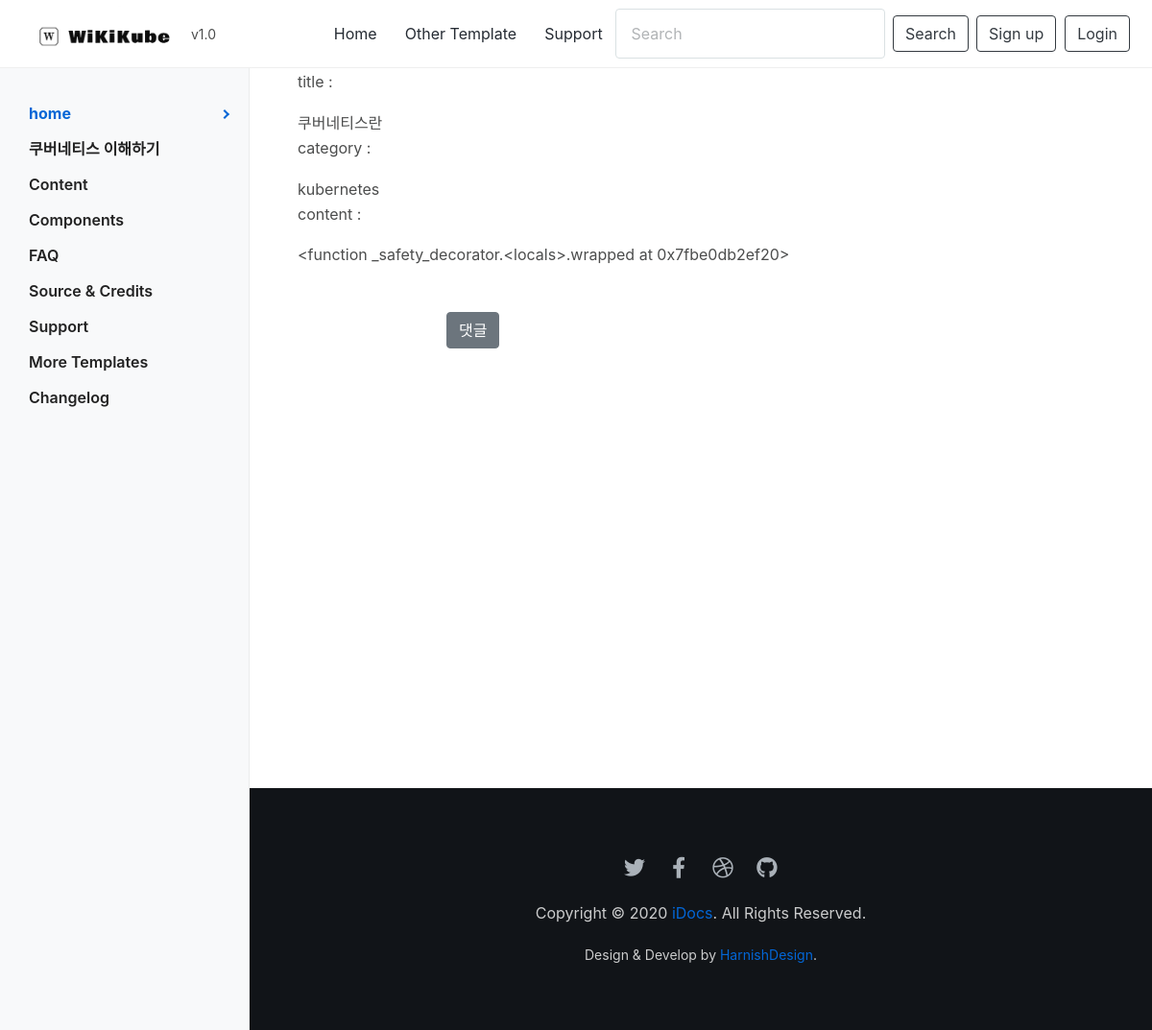
Before: /docs/postView/1 with the older database file.
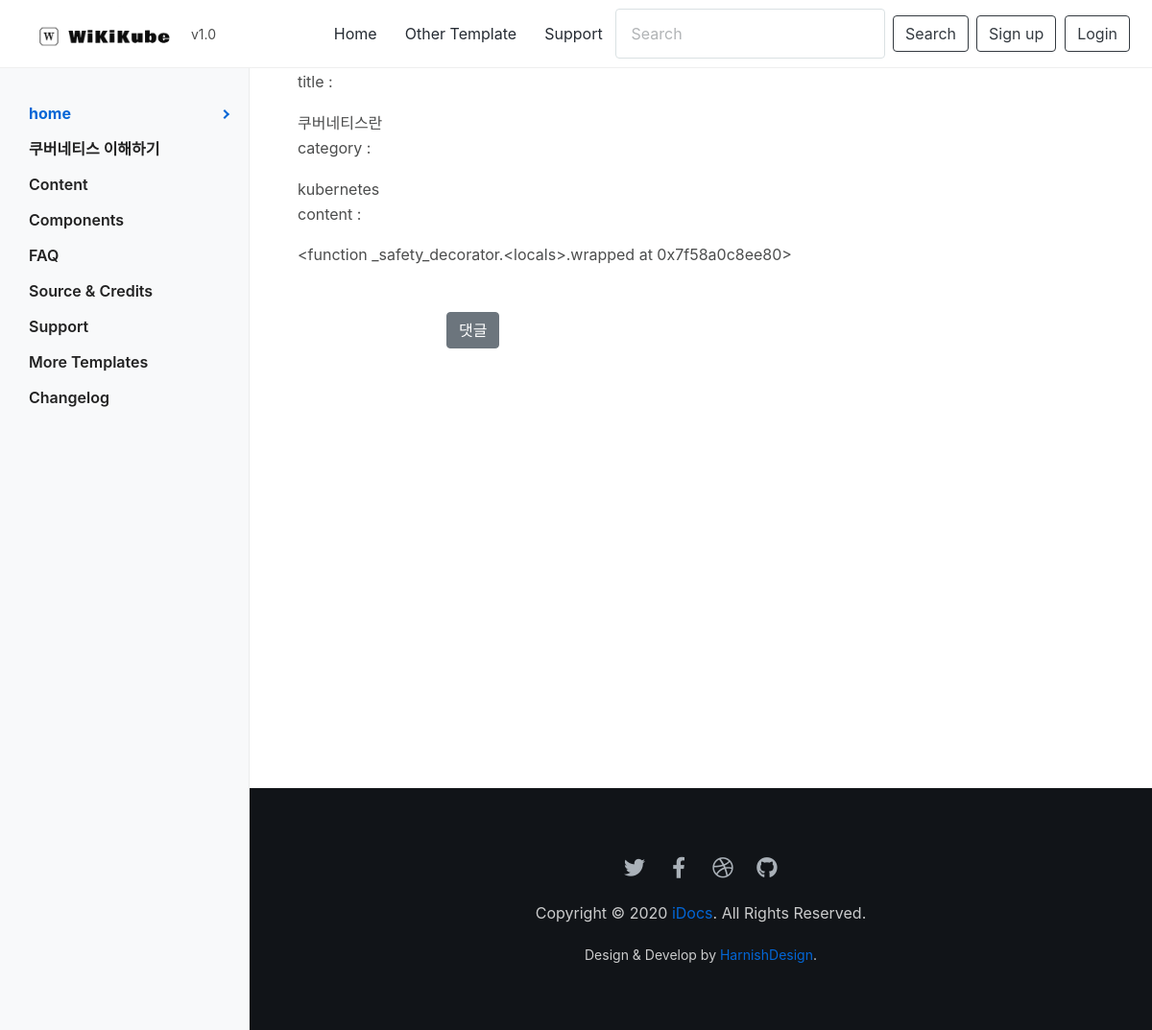
After: the same page with the newer database file.
### k8s_doc/models.py (models this page shows, shortened)
class Post(models.Model):
    title = models.CharField(max_length=100, null=False)
    category = models.CharField(max_length=100, null=False)
    content = models.TextField(max_length=5000, null=False)
    post_time = models.DateTimeField(auto_now_add=True)

### k8s_doc/views.py (the view)
# urls.py: path('postView/<int:post_id>', views.viewPost, name='viewPost'),
def viewPost(request, post_id):
    post = Post.objects.get(pk=post_id)
    comments = Comment.objects.filter(post_id=post_id)
    context = {'post': post, 'comments': comments}
    return render(request, "postDetail.html", context)

### k8s_doc/templatetags/doc_filter.py (called while the page is built)
@register.filter
def formatted_markdown(text):
    return mark_safe(markdownify(text))

### k8s_doc/templates/postDetail.html (shortened to what this page needs)
{% extends 'k8s_doc/base.html' %}
{% block content %}
  <div class="idocs-content">
    {% load doc_filter %}
  <p>title :</p>{{ post.title }}
  <br>
  <p>category :</p>{{ post.category }}
  <br>
  <p>content :</p>{{ post.content|formatted_markdown }}
    <div class="container mt-5" >
        <div class="d-flex justify-content-center row">
            <div class="col-md-8">
                <p>
                    <button class="btn btn-secondary" type="button" data-toggle="collapse" data-target="#collapse" aria-expanded="false" aria-controls="collapse">
                      댓글
                    </button>
                  </p>
        </div>
    </div>
    </div>
</div>
{% endblock %}

### k8s_doc/templates/k8s_doc/base.html (shortened to what this page needs)
<!DOCTYPE html>
<html lang="en">
<head>
{% load static %}
<link rel="stylesheet" type="text/css" href="{% static 'assets/vendor/bootstrap/css/bootstrap.min.css' %}" />
<link rel="stylesheet" type="text/css" href="{% static 'assets/vendor/font-awesome/css/all.min.css' %}" />
<link rel="stylesheet" type="text/css" href="{% static 'assets/vendor/magnific-popup/magnific-popup.min.css' %}" />
<link rel="stylesheet" type="text/css" href="{% static 'assets/vendor/highlight.js/styles/github.css' %}" />
<link rel="stylesheet" type="text/css" href="{% static 'assets/css/stylesheet.css' %}" />
<link rel="stylesheet" href="{% static 'assets/css/feedback.css' %}">
</head>
<body data-spy="scroll" data-target=".idocs-navigation" data-offset="125">
<div id="main-wrapper">
  <header id="header" class="sticky-top">
    <nav class="primary-menu navbar navbar-expand-lg navbar-dropdown-dark">
      <div class="container-fluid">
        <a class="logo ml-md-3 "  href="{% url 'index' %}" title="iDocs Template"> <img src="{% static 'assets/images/logo.png' %}" height="auto" width="160px" alt="iDocs Template"/> </a>
		<span class="text-2 ml-2">v1.0</span>
		<div id="header-nav" class="collapse navbar-collapse justify-content-end">
          <ul class="navbar-nav">
            <li class="dropdown"> <a class="dropdown-toggle" href="#">Home</a>
            </li>
            <li><a target="_blank" href="https://themeforest.net/user/harnishdesign/portfolio?ref=HarnishDesign">Other Template</a></li>
            <li><a target="_blank" href="https://themeforest.net/user/harnishdesign/#contact?ref=HarnishDesign">Support</a></li>
            <form class="form-inline">
              <input class="form-control mr-sm-2" type="search" placeholder="Search" aria-label="Search">
              <button class="btn btn-outline-dark my-2 my-sm-0" type="submit">Search</button>
            </form>
          </ul>
        </div>
          <ul class="social-icons social-icons-sm ml-lg-2 mr-2">
            {% if user.is_active %}
            <a class="nav-link" href="{% url 'change_password' %}">{{user.username}}</a>
            <a class="btn btn-outline-dark my-2 my-sm-0" href="{% url 'logout' %}?next=/docs/index">logout</a>
            {% else %}
            <a class="btn btn-outline-dark my-2 my-sm-0" href="{% url 'signup' %}"> Sign up</a>&nbsp&nbsp
            <a class="btn btn-outline-dark my-2 my-sm-0" href="{% url 'login' %}"> Login</a>
          </ul>
            {% endif %}
      </div>
    </nav>
  </header>
  <div id="content" role="main">
    <div class="sidebar bg-light">
      <ul class="nav flex-column ">
        <li class="nav-item"><a class="nav-link active" href="index.html">home</a></li>
        <li class="nav-item"><a class="nav-link " href="kubernetes._main.html">쿠버네티스 이해하기</a>
        </li>
        <li class="nav-item"><a class="nav-link" href="#idocs_content">Content</a>
    </li>
        <li class="nav-item"><a class="nav-link" href="#idocs_components">Components</a>
        </li>
    <li class="nav-item"><a class="nav-link" href="#idocs_faq">FAQ</a></li>
        <li class="nav-item"><a class="nav-link" href="#idocs_source_credits">Source & Credits</a></li>
        <li class="nav-item"><a class="nav-link" href="#idocs_support">Support</a></li>
    <li class="nav-item"><a class="nav-link" href="#idocs_templates">More Templates</a></li>
    <li class="nav-item"><a class="nav-link" href="#idocs_changelog">Changelog</a>
    </li>
      </ul>
    </div>
  {% block content %}
  {% endblock %}
  <footer id="footer" class="section bg-dark footer-text-light">
    <div class="container">
      <ul class="social-icons social-icons-lg social-icons-muted justify-content-center mb-3">
        <li><a data-toggle="tooltip" href="https://twitter.com/harnishdesign/" target="_blank" title="" data-original-title="Twitter"><i class="fab fa-twitter"></i></a></li>
        <li><a data-toggle="tooltip" href="http://www.facebook.com/harnishdesign/" target="_blank" title="" data-original-title="Facebook"><i class="fab fa-facebook-f"></i></a></li>
        <li><a data-toggle="tooltip" href="http://www.dribbble.com/harnishdesign/" target="_blank" title="" data-original-title="Dribbble"><i class="fab fa-dribbble"></i></a></li>
        <li><a data-toggle="tooltip" href="http://www.github.com/" target="_blank" title="" data-original-title="GitHub"><i class="fab fa-github"></i></a></li>
      </ul>
      <p class="text-center">Copyright &copy; 2020 <a href="http://www.harnishdesign.net/idocs-one-page-documentation-html-template/">iDocs</a>. All Rights Reserved.</p>
	  <p class="text-2 text-center mb-0">Design &amp; Develop by <a class="btn-link" target="_blank" href="http://www.harnishdesign.net/">HarnishDesign</a>.</p>
    </div>
  </footer>
</div>
</body>
</html>

### front/assets/css/stylesheet.css (style rules this page uses)
body, html { height: 100%; }
body { background: #dddddd; color: #4c4d4d; }
form { padding: 0; margin: 0; display: inline; }
img { vertical-align: inherit; }
a, a:focus { color: #0366d6; -webkit-transition: all 0.2s ease; transition: all 0.2s ease; }
p { line-height: 1.8; }
dl, ol, ul, pre, blockquote, .table { margin-bottom: 1.8rem; }
.text-2 { font-size: 14px !important; font-size: 0.875rem !important; }
.bg-dark { background-color: #111418 !important; }
#main-wrapper { background: #fff; }
@media (min-width: 1200px) { .container { max-width: 1170px !important; } }
.sidebar { position: fixed; top: 70px; left: 0; overflow: hidden; overflow-y: auto; width: 260px; height: calc(100% - 70px); z-index: 1; border-right: 1px solid rgba(0, 0, 0, 0.05); transition: all 0.3s; }
.sidebar > .nav { padding: 30px 0; }
.sidebar .nav .nav-item { position: relative; }
.sidebar .nav .nav-link { position: relative; padding: 6px 30px; line-height: 25px; font-weight: 600; }
.sidebar .nav .nav-item:hover > .nav-link, .sidebar .nav .nav-item .nav-link.active { font-weight: 700; }
.sidebar > .nav > .nav-item > .nav-link.active:after { position: absolute; content: " "; top: 50%; right: 18px; border-color: #000; border-top: 2px solid; border-right: 2px solid; width: 7px; height: 7px; -webkit-transform: translate(-50%, -50%) rotate(45deg); transform: translate(-50%, -50%) rotate(45deg); -webkit-transition: all 0.2s ease; transition: all 0.2s ease; }
.idocs-content { position: relative; margin-left: 260px; padding: 0px 50px 50px; min-height: 750px; transition: all 0.3s; }
#header { -webkit-transition: all 0.5s ease; transition: all 0.5s ease; }
#header .navbar { padding: 0px; min-height: 70px; }
#header .logo { -webkit-box-align: center; -ms-flex-align: center; align-items: center; display: -webkit-box; display: -ms-flexbox; display: flex; -ms-flex-item-align: stretch; align-self: stretch; }
.primary-menu { display: -webkit-box !important; display: -ms-flexbox !important; display: flex !important; height: auto !important; -webkit-box-ordinal-group: 0; -ms-flex-item-align: stretch; align-self: stretch; background: #fff; border-bottom: 1px solid #efefef; }
.primary-menu ul.navbar-nav > li { display: -webkit-box; display: -ms-flexbox; display: flex; height: 100%; }
.primary-menu ul.navbar-nav > li + li { margin-left: 2px; }
.primary-menu ul.navbar-nav > li a { display: -webkit-box; display: -ms-flexbox; display: flex; -webkit-box-align: center; -ms-flex-align: center; align-items: center; }
.primary-menu ul.navbar-nav > li > a:not(.btn) { height: 70px; padding: 0px 0.85em; color: #252b33; -webkit-transition: all 0.2s ease; transition: all 0.2s ease; position: relative; position: relative; }
.primary-menu .dropdown-toggle:after { content: none; }
.nav .nav-item .nav-link { color: #222222; }
.nav:not(.nav-pills) .nav-item .nav-link.active, .nav:not(.nav-pills) .nav-item .nav-link:hover { color: #0366d6; }
#footer { background: #fff; color: #252b33; margin-left: 260px; padding: 66px 0px; padding: 4.125rem 0; }
#footer.footer-text-light { color: rgba(250, 250, 250, 0.8); }
.social-icons { margin: 0; padding: 0; display: -ms-flexbox; display: flex; -ms-flex-wrap: wrap; flex-wrap: wrap; list-style: none; }
.social-icons li { margin: 0px 6px; padding: 0; overflow: visible; }
.social-icons li a { display: block; height: 26px; line-height: 26px; width: 26px; font-size: 18px; text-align: center; color: #4d555a; text-decoration: none; -webkit-transition: all 0.2s ease; transition: all 0.2s ease; }
.social-icons li i { line-height: inherit; }
.social-icons.social-icons-lg li a { width: 34px; height: 34px; line-height: 34px; font-size: 22px; }
.social-icons.social-icons-muted li a { color: #aab1b8; }
.form-control, .custom-select { border-color: #dae1e3; font-size: 16px; color: #656565; }
.form-control:not(.form-control-sm) { padding: .810rem .96rem; height: inherit; }
.text-primary, .btn-light, .btn-outline-light:hover, .btn-link, .btn-outline-light:not(:disabled):not(.disabled).active, .btn-outline-light:not(:disabled):not(.disabled):active { color: #0366d6 !important; }
.btn-secondary { background-color: #6c757d; border-color: #6c757d; }

### front/assets/css/feedback.css (style rules this page uses)
body { background: #eee }

Changed rows visible on the page:
changed Post "쿠버네티스란": content "<function _safety_decorator.<locals>.wrapped at 0x7fbe0db2ef20>" → "<function _safety_decorator.<locals>.wrapped at 0x7f58a0c8ee80>"
